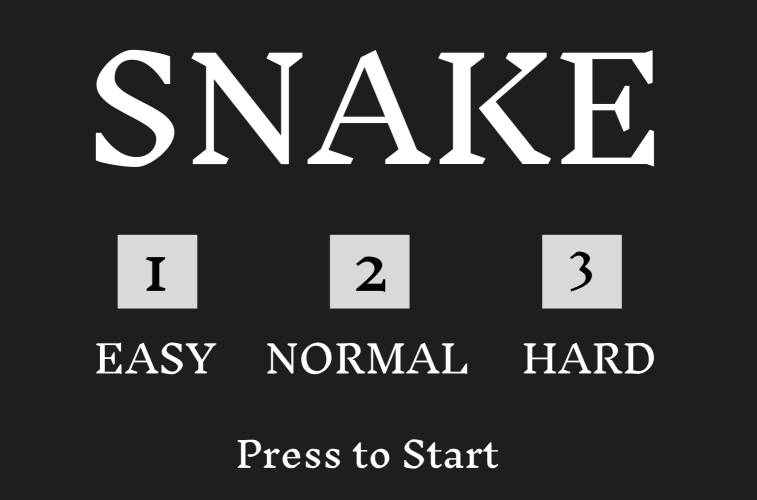
#> input picture Start.png, 1514 x 999 px (shown at 1/2 size)
$ python ceo_generator.py
#> lines starting #> are read from the running program, lines starting #| are printed output that depends on the picture; after the words box and inside, x2 and y2 are one past the last pixel; in counts of white or black regions, pixels touching at a corner belong together
from PIL import Image
import matplotlib.pyplot as plt

def convert_jpg_to_coe_binary(input_image_path, output_coe_path, width=1024, height=600):
    # 1. 打开图像并缩放到指定大小
#> called with input_image_path = 'Start.png', output_coe_path = 'Start_rom_binary.coe', width = 1024, height = 600
    img = Image.open(input_image_path)
#> img is the input picture: PIL image 1514x999 RGBA; mean R, G, B, A 54.5, 54.5, 54.5, 255
    img = img.resize((width, height))
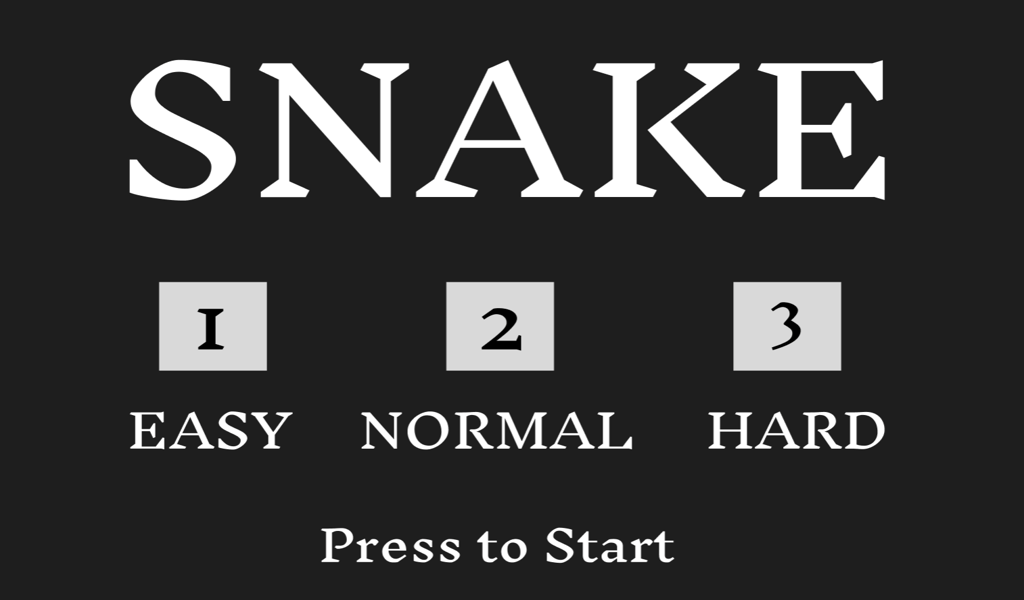
#> img: PIL image 1024x600 RGBA; mean R, G, B, A 54.4, 54.4, 54.4, 255
    img = img.convert('RGB')
#> img: PIL image 1024x600 RGB

    # 创建一个新的黑白图像用于预览
    bw_img = Image.new('1', (width, height))
#> bw_img: PIL image 1024x600 1; every value is 0

    # 2. 写入 .coe 文件头
    with open(output_coe_path, 'w') as f:
        f.write("memory_initialization_radix=2;\n")
        f.write("memory_initialization_vector=\n")

        count = 0
        for y in range(height):
            for x in range(width):
                r, g, b = img.getpixel((x, y))

                # 计算灰度值并转换为二进制（0或1）
                # 使用标准亮度公式: 0.299*R + 0.587*G + 0.114*B
                gray = int(0.299*r + 0.587*g + 0.114*b)
                binary = 1 if gray > 63 else 0

                # 设置黑白图像的像素
                bw_img.putpixel((x, y), binary)

                # 写入COE文件
                f.write(str(binary))

                count += 1
                if count != width * height:
                    f.write(",\n")
                else:
                    f.write(";\n")
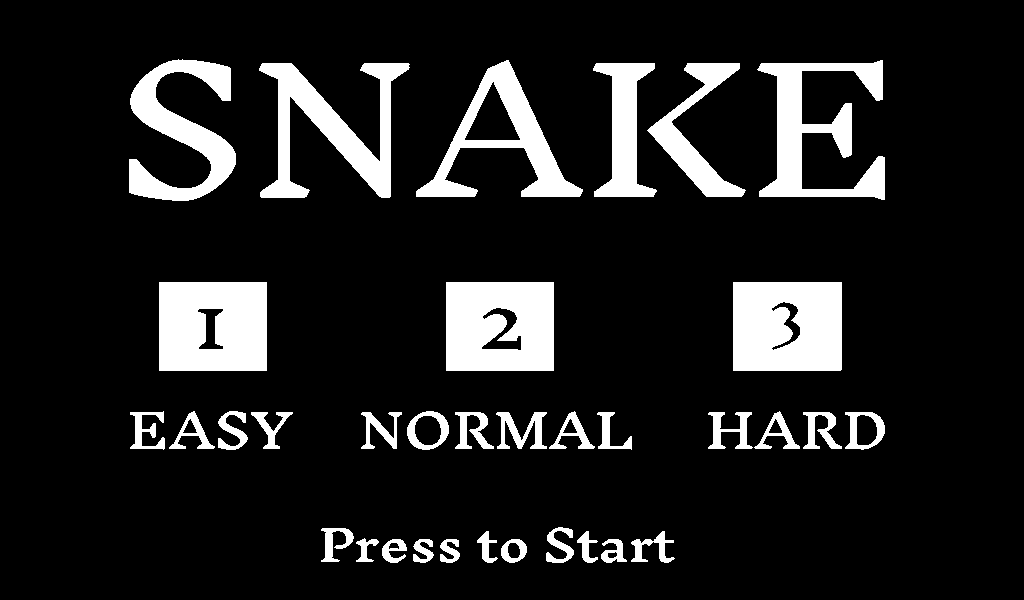
#> bw_img: PIL image 1024x600 1; 12.3% white; 34 white regions, largest, box (x1, y1, x2, y2) and area: (733, 282, 842, 371) 9300, (159, 282, 267, 371) 9121, (446, 282, 554, 371) 8953
#> after the loop, count = 614400

    # 保存黑白预览图像
    output_png_path = output_coe_path.replace('.coe', '_preview.png')
    bw_img.save(output_png_path)

    # 显示原图和处理后的图像对比
    plt.figure(figsize=(12, 6))

    plt.subplot(1, 2, 1)
    plt.title("原图")
    plt.imshow(img)
    plt.axis('off')

    plt.subplot(1, 2, 2)
    plt.title("处理后的二值图像")
    plt.imshow(bw_img, cmap='binary')
    plt.axis('off')

    plt.tight_layout()
    plt.show()
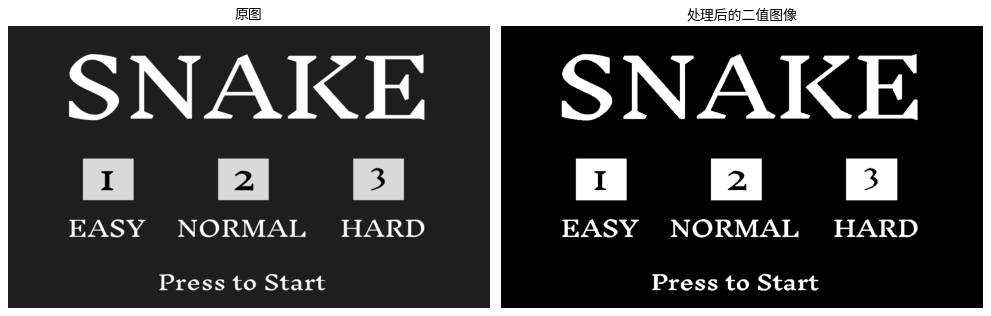
#> figure drawn by matplotlib, 2 panels

    print(f"✅ 已生成二值 .coe 文件：{output_coe_path}")
    print(f"✅ 已保存预览图像：{output_png_path}")

# 示例调用
# convert_jpg_to_coe_binary("GameOver.jpg", "GameOver_rom_binary.coe")
convert_jpg_to_coe_binary("Start.png", "Start_rom_binary.coe")
